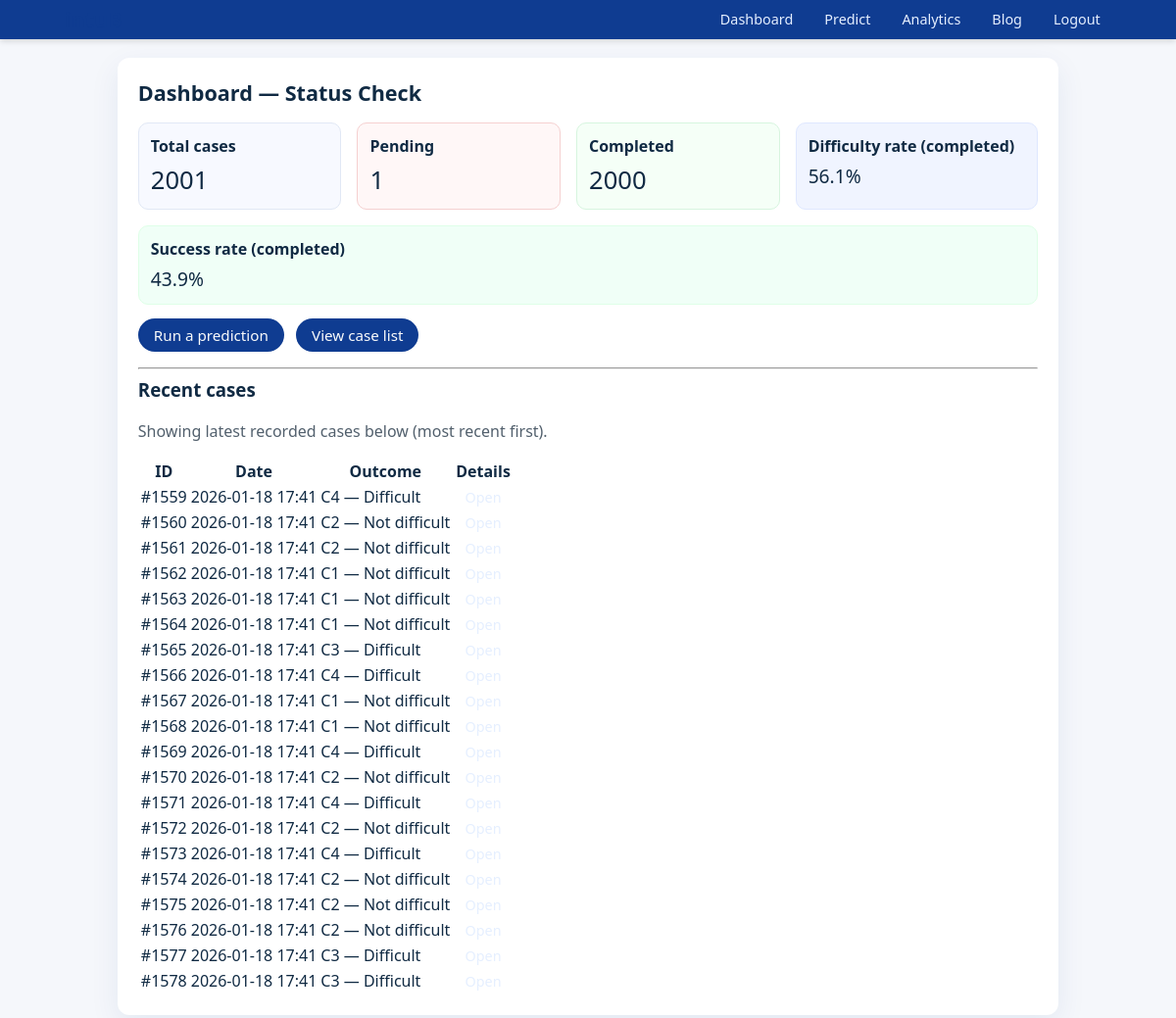
The page /dashboard (signed in) on the database its author committed.
### app/models.py (models this page shows, shortened)
class IntubationRecord(db.Model):
    id = db.Column(db.Integer, primary_key=True)
    operator_id = db.Column(db.Integer, db.ForeignKey("user.id"), nullable=False)
    age = db.Column(db.Integer, nullable=False)
    weight = db.Column(db.Float, nullable=False)
    height = db.Column(db.Float)              # cm, può essere None
    sex = db.Column(db.String(1))             # 'M', 'F', 'O' (altro/ignoto)
    dtm = db.Column(db.Float)                 # distanza tiromentale
    dii = db.Column(db.Float)                 # distanza interincisiva
    mallampati = db.Column(db.Integer)
    stop_bang = db.Column(db.Integer)
    alganzouri = db.Column(db.Integer)
    drug_used = db.Column(db.String(128))     # lasciati liberi / raw
    technique = db.Column(db.String(128))
    success = db.Column(db.Boolean, nullable=True)
    cormack = db.Column(db.Integer, nullable=True)
    difficult_binary = db.Column(db.Boolean, nullable=True)
    created_at = db.Column(db.DateTime, default=datetime.utcnow)

### app/routes.py (the view)
@bp.route("/dashboard")
@login_required
def dashboard():
    records = (
        IntubationRecord.query
        .filter_by(operator_id=current_user.id)
        .order_by(IntubationRecord.created_at.desc())
        .all()
    )
    pending = [r for r in records if (r.cormack is None or r.difficult_binary is None)]
    completed = [r for r in records if (r.cormack is not None and r.difficult_binary is not None)]
    total_cases = len(records)
    pending_count = len(pending)
    completed_count = len(completed)
    difficult_count = sum(1 for r in completed if r.difficult_binary)
    success_count = sum(1 for r in completed if r.success is True)
    difficulty_rate = (difficult_count / completed_count * 100) if completed_count else None
    success_rate = (success_count / completed_count * 100) if completed_count else None
    return render_template(
        "dashboard.html",
        pending=pending,
        completed=completed,
        total_cases=total_cases,
        pending_count=pending_count,
        completed_count=completed_count,
        difficulty_rate=difficulty_rate,
        success_rate=success_rate,
    )

### app/models.py (called while the page is built)
@login_manager.user_loader
def load_user(user_id):
    return User.query.get(int(user_id))

### app/templates/dashboard.html (shortened to what this page needs)
{% extends "base.html" %}
{% block content %}
<h2>Dashboard — Status Check</h2>
<div style="display:flex;gap:1rem;flex-wrap:wrap;margin-top:12px;">
  <div style="flex:1 1 180px;padding:12px;border-radius:10px;background:#f7f9ff;border:1px solid #e1e8f5;">
    <strong>Total cases</strong>
    <div style="font-size:1.6rem;margin-top:6px;">{{ total_cases }}</div>
  </div>
  <div style="flex:1 1 180px;padding:12px;border-radius:10px;background:#fff7f7;border:1px solid #f5d0d0;">
    <strong>Pending</strong>
    <div style="font-size:1.6rem;margin-top:6px;">{{ pending_count }}</div>
  </div>
  <div style="flex:1 1 180px;padding:12px;border-radius:10px;background:#f5fff7;border:1px solid #d7f5df;">
    <strong>Completed</strong>
    <div style="font-size:1.6rem;margin-top:6px;">{{ completed_count }}</div>
  </div>
  <div style="flex:1 1 220px;padding:12px;border-radius:10px;background:#f0f4ff;border:1px solid #dfe8ff;">
    <strong>Difficulty rate (completed)</strong>
    <div style="font-size:1.2rem;margin-top:6px;">{% if difficulty_rate is none %}n/a{% else %}{{ difficulty_rate|round(1) }}%{% endif %}</div>
  </div>
  <div style="flex:1 1 220px;padding:12px;border-radius:10px;background:#f0fff7;border:1px solid #dfffe8;">
    <strong>Success rate (completed)</strong>
    <div style="font-size:1.2rem;margin-top:6px;">{% if success_rate is none %}n/a{% else %}{{ success_rate|round(1) }}%{% endif %}</div>
  </div>
</div>
<p style="margin-top:14px;">
  <a class="btn" href="{{ url_for('main.predict') }}">Run a prediction</a>
  <a class="btn" style="margin-left:8px;" href="#cases">View case list</a>
</p>
<hr>
<h3>Recent cases</h3>
{% if total_cases %}
  <p style="color:#52606d;">Showing latest recorded cases below (most recent first).</p>
  <table class="table">
    <thead>
      <tr>
        <th>ID</th>
        <th>Date</th>
        <th>Outcome</th>
        <th>Details</th>
      </tr>
    </thead>
    <tbody>
    {% for r in (completed + pending)[:20] %}
      <tr>
        <td>#{{ r.id }}</td>
        <td>{{ r.created_at.strftime("%Y-%m-%d %H:%M") }}</td>
        <td>
          {% if r.cormack is none %}
            pending
          {% else %}
            C{{ r.cormack }} — {% if r.difficult_binary %}Difficult{% else %}Not difficult{% endif %}
          {% endif %}
        </td>
        <td>
          <a class="nav-link" href="{{ url_for('main.complete_case', record_id=r.id) }}">Open</a>
        </td>
      </tr>
    {% endfor %}
    </tbody>
  </table>
{% else %}
  <p class="muted">No recorded cases yet.</p>
{% endif %}
{% endblock %}

### app/templates/base.html (shortened to what this page needs)
<!doctype html>
<html lang="en">
<head>
  <link rel="stylesheet" href="{{ url_for('static', filename='style.css') }}">
</head>
<body>
<header class="site-header">
  <div class="navbar">
    <div class="brand">
      <span class="brand-main"><a class="brand-link" href="{{ url_for('main.landing') }}">intuB</a></span>
    </div>
    <div class="navbar-right">
      {% if current_user.is_authenticated %}
        <a class="nav-link" href="{{ url_for('main.dashboard') }}">Dashboard</a>
        <a class="nav-link" href="{{ url_for('main.predict') }}">Predict</a>
        <a class="nav-link" href="{{ url_for('main.analytics') }}">Analytics</a>
        <a class="nav-link" href="{{ url_for('main.blog') }}">Blog</a>
        <a class="nav-link" href="{{ url_for('main.logout') }}">Logout</a>
      {% else %}
        <a class="nav-link" href="{{ url_for('main.landing') }}">Home</a>
        <a class="nav-link" href="{{ url_for('main.login') }}">Login</a>
        <a class="nav-link" href="{{ url_for('main.register') }}">Register</a>
      {% endif %}
    </div>
  </div>
</header>
<main class="container">
  {% block content %}{% endblock %}
</main>
</body>
</html>

### app/static/style.css (style rules this page uses)
*, *::before, *::after { box-sizing: border-box; }
body { margin: 0; font-family: system-ui, -apple-system, BlinkMacSystemFont, "Segoe UI", sans-serif; background: #f5f7fb; color: #102a43; overflow-x: hidden; }
a { color: #0f3c91; text-decoration: none; }
.site-header { background: #0f3c91; color: #f9fafb; box-shadow: 0 2px 6px rgba(0, 0, 0, 0.15); width: 100%; }
.navbar { max-width: 1100px; margin: 0 auto; padding: 0.4rem 1rem; display: flex; align-items: center; justify-content: space-between; }
.brand { display: flex; flex-direction: column; color: #f9fafb; line-height: 1.1; }
.brand-main { font-weight: 700; font-size: 1.35rem; }
.navbar-right { display: flex; gap: 0.6rem; align-items: center; }
.nav-link { color: #e5efff; font-size: 0.9rem; padding: 0.25rem 0.7rem; border-radius: 999px; }
.container { max-width: 960px; margin: 1.2rem auto 2.5rem auto; padding: 1.3rem; background: #ffffff; border-radius: 12px; box-shadow: 0 10px 30px rgba(15, 60, 145, 0.08); }
h1, h2, h3 { color: #102a43; margin-top: 0; }
h2 { font-size: 1.35rem; margin-bottom: 1rem; }
.btn, .btn-primary { display: inline-block; background: #0f3c91; color: #f9fafb; border: none; padding: 0.45rem 1rem; border-radius: 999px; font-size: 0.95rem; cursor: pointer; }

### rows shown on the page
IntubationRecord: id "1559", created_at "2026-01-18 17:41", cormack "4", difficult_binary "Difficult"
IntubationRecord: id "1560", created_at "2026-01-18 17:41", cormack "2", difficult_binary "Not difficult"
IntubationRecord: id "1561", created_at "2026-01-18 17:41", cormack "2", difficult_binary "Not difficult"
IntubationRecord: id "1562", created_at "2026-01-18 17:41", cormack "1", difficult_binary "Not difficult"
IntubationRecord: id "1563", created_at "2026-01-18 17:41", cormack "1", difficult_binary "Not difficult"
IntubationRecord: id "1564", created_at "2026-01-18 17:41", cormack "1", difficult_binary "Not difficult"
IntubationRecord: id "1565", created_at "2026-01-18 17:41", cormack "3", difficult_binary "Difficult"
IntubationRecord: id "1566", created_at "2026-01-18 17:41", cormack "4", difficult_binary "Difficult"
IntubationRecord: id "1567", created_at "2026-01-18 17:41", cormack "1", difficult_binary "Not difficult"
IntubationRecord: id "1568", created_at "2026-01-18 17:41", cormack "1", difficult_binary "Not difficult"
IntubationRecord: id "1569", created_at "2026-01-18 17:41", cormack "4", difficult_binary "Difficult"
IntubationRecord: id "1570", created_at "2026-01-18 17:41", cormack "2", difficult_binary "Not difficult"
IntubationRecord: id "1571", created_at "2026-01-18 17:41", cormack "4", difficult_binary "Difficult"
IntubationRecord: id "1572", created_at "2026-01-18 17:41", cormack "2", difficult_binary "Not difficult"
IntubationRecord: id "1573", created_at "2026-01-18 17:41", cormack "4", difficult_binary "Difficult"
IntubationRecord: id "1574", created_at "2026-01-18 17:41", cormack "2", difficult_binary "Not difficult"
IntubationRecord: id "1575", created_at "2026-01-18 17:41", cormack "2", difficult_binary "Not difficult"
IntubationRecord: id "1576", created_at "2026-01-18 17:41", cormack "2", difficult_binary "Not difficult"
IntubationRecord: id "1577", created_at "2026-01-18 17:41", cormack "3", difficult_binary "Difficult"
IntubationRecord: id "1578", created_at "2026-01-18 17:41", cormack "3", difficult_binary "Difficult"

### other values the page prints
{{ total_cases }} "2001"
{{ pending_count }} "1"
{{ completed_count }} "2000"
{{ difficulty_rate|round(1) }} "56.1"
{{ success_rate|round(1) }} "43.9"
